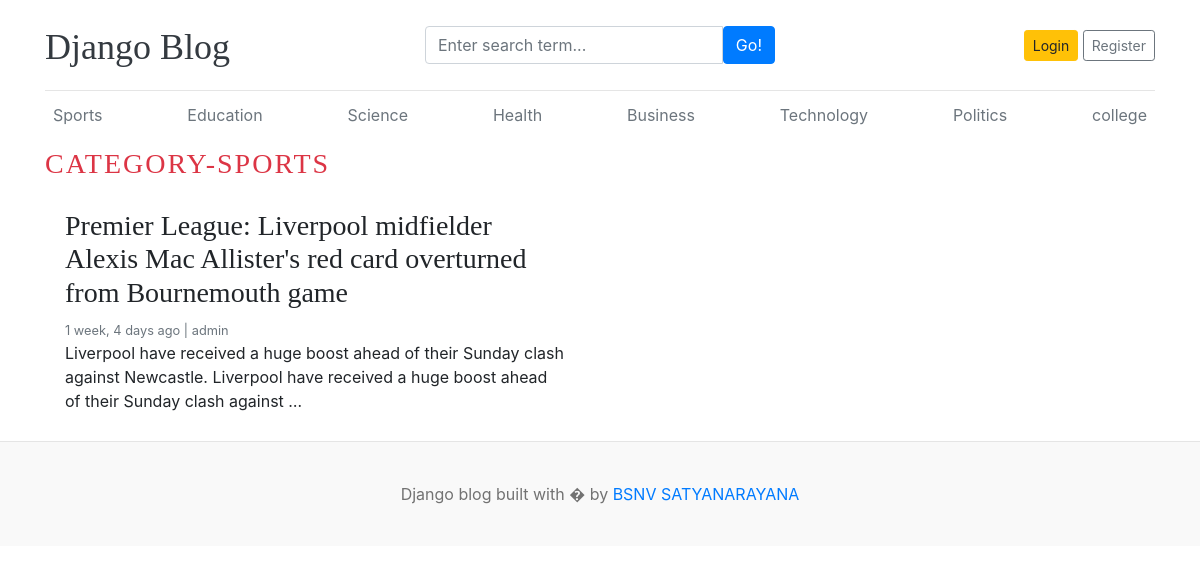
Page /category/1/ on the committed database.
### blog/models.py (models this page shows, shortened)
class Category(models.Model):
    category_name=models.CharField(max_length=50,unique=True)
    created_at=models.DateTimeField(auto_now_add=True)
    updated_at=models.DateTimeField(auto_now=True)
    class Meta:
        verbose_name_plural='categories'
    def __str__(self):
        return self.category_name

class Blog(models.Model):
    title=models.CharField(max_length=100)
    slug=models.SlugField(max_length=150,unique=True,blank=True)
    category=models.ForeignKey(Category,on_delete=models.CASCADE)
    author=models.ForeignKey(User,on_delete=models.CASCADE)
    featured_image=models.ImageField(upload_to='upload/%Y/%M/%d')
    short_description=models.TextField(max_length=2000)
    blog_body=models.TextField(max_length=5000)
    status=models.CharField(max_length=20,choices=STATUS_CHOICES,default=0)
    is_featured=models.BooleanField(default=False)
    created_at=models.DateTimeField(auto_now_add=True)
    updated_at=models.DateTimeField(auto_now=True)

### blog/views.py (the view)
# urls.py: path('<int:category_id>/',views.posts_by_category,name='posts_by_category')
def posts_by_category(request,category_id):
    posts=Blog.objects.filter(status='Published',category=category_id)
    category=get_object_or_404(Category,pk=category_id)
    context={
        'posts':posts,
        'category':category,
    }
    return render(request,'posts_by_category.html',context)

### blog/context_processors.py (called while the page is built)
def get_categories(request):
    categories=Category.objects.all()
    return dict(categories=categories)

def get_social_links(request):
    social_links=SocialLink.objects.all()
    return dict(social_links=social_links)

### templates/posts_by_category.html (shortened to what this page needs)
{% extends 'base.html' %}
{% block content %}
  <h3 class="text-uppercase text-danger" style="letter-spacing:2px;">Category-{{category}}</h3>
  <div class="row mb-2">
    {% if posts %}
    {% for post in posts %}
    <div class="col-md-6">
      <div class="card border-0" >
        <div class="card-body">
          <h3>{{post.title}}</h3>
          <small class="mb-1 text-muted">{{post.created_at | timesince}} ago | {{post.author}}</small>
          <p class="card-text">{{post.short_description | truncatewords:25}}</p>
        </div>
      </div>
    </div>
    {% endfor %}
    {% else %}
    <p>No Posts Found</p>
    {% endif%}
  </div>
</div>
{% endblock  %}

### templates/base.html (shortened to what this page needs)
{% load static %}
<!DOCTYPE html>
<html lang="en">
<head>
    <link href="https://getbootstrap.com/docs/4.0/dist/css/bootstrap.min.css" rel="stylesheet">
    <link href="{% static 'css/blog.css' %}" rel="stylesheet">
  </head>
<body>
    <div class="container">
      <header class="blog-header py-3">
        <div class="row flex-nowrap justify-content-between align-items-center">
          <div class="col-4 pt-1">
            <a class="blog-header-logo text-dark" href="/">Django Blog</a>
          </div>
          <div class="col-4">
             <form action="{% url 'search' %}" method="GET">
              <div class="input-group">
                <input class="form-control" type="text" name="keyword" value="{{keyword}}" placeholder="Enter search term..." aria-label="Enter search term..." aria-describedby="button-search" />
                <button type="submit" class="btn btn-primary" id="button-search" type="button">Go!</button>
            </div>
             </form>
          </div>
          <div class="col-4 d-flex justify-content-end align-items-center">
            {% if not user.is_authenticated %}
            <a class="btn btn-sm btn-warning" href="{% url 'login' %}">Login</a> &nbsp;
            <a class="btn btn-sm btn-outline-secondary" href="{% url 'register' %}">Register</a>
          </div>
            {% else %}
            <span><a href="{% url 'dashboard' %}">dashboard</a></span>
            &emsp;
            <span><a href="{% url 'logout' %}">Logout</a></span>
            {% endif %}
        </div>
      </header>
      <div class="nav-scroller py-1 mb-2">
        <nav class="nav d-flex justify-content-between">
          {% for cat in categories %}
          <a class="p-2 text-muted" href="{% url 'posts_by_category' cat.id %}">{{cat.category_name}}</a>
          {% endfor %}
        </nav>
      </div>
{% block content %}
{% endblock  %}
<footer class="blog-footer">
    <p>Django blog built with � by <a href="#">BSNV SATYANARAYANA</a></p>
  </footer>
  </body>
  </html>

### project1/static/css/blog.css (style rules this page uses)
.blog-header { border-bottom: 1px solid #e5e5e5; }
.blog-header-logo { font-family: "Playfair Display", Georgia, "Times New Roman", serif; font-size: 2.25rem; }
h1, h2, h3, h4, h5, h6 { font-family: "Playfair Display", Georgia, "Times New Roman", serif; }
.blog-footer { padding: 2.5rem 0; color: #727272; text-align: center; background-color: #f9f9f9; border-top: .05rem solid #e5e5e5; }
.blog-footer p:last-child { margin-bottom: 0; }

### rows in the picture
Category: category_name "Sports", category_name "SPORTS"
Category: category_name "Education"
Category: category_name "Science"
Category: category_name "Health"
Category: category_name "Business"
Category: category_name "Technology"
Category: category_name "Politics"
Category: category_name "college"
Blog: title "Premier League: Liverpool midfielder Alexis Mac Allister's red card overturned from Bournemouth game", created_at "1 week, 4 days", author "admin", short_description "Liverpool have received a huge boost ahead of their Sunday clash against Newcastle. Liverpool have received a huge boost ahead of their Sunday clash against …"
